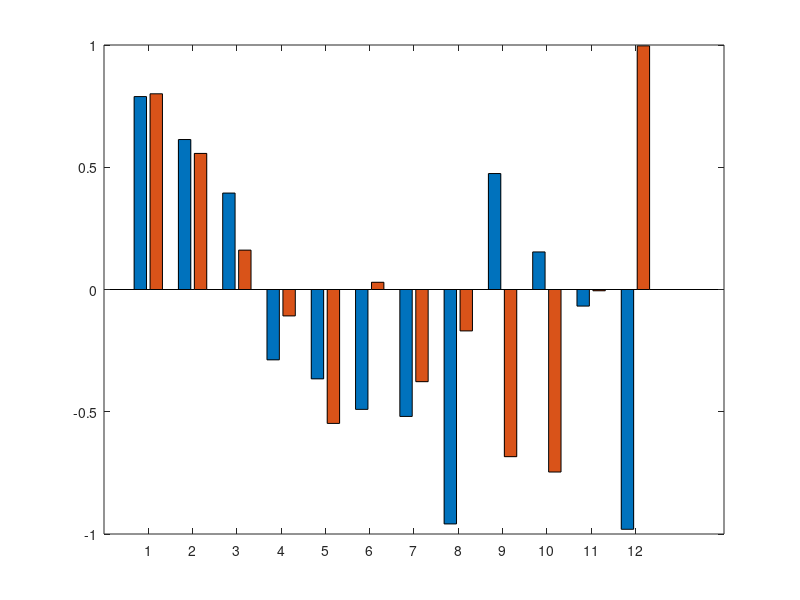

Write the MATLAB code that produced this figure. (Note: this script raises an error after producing the figure.)
function pic_fig3()

namestyle = {'$\bar{\beta}$', '$\theta_{\hat{Q}}$', '$\lambda_\beta$', '$\theta_\beta$',...
    '$\bar{\kappa}$', '$\bar{\mu}$','$\lambda_\mu$', '$\theta_\mu$', '$\nu$',...
     '$\sigma$', '$\nu_u$','$K_{\hat{Q}}$'};

%% double bar figure
p_p = load('data/PRCC/p_p.dat');
p_r = load('data/PRCC/p_r.dat');

[~,index] = sort(p_p,'descend');

s = [1,2,4,7,8,9,10,11,3,5,6,12];
index = index(s);

p_p = p_p(index);
p_r = p_r(index);


p = [p_p; p_r]';
close all
b = bar(p);

b(1).FaceColor = '#F70000';
b(1).EdgeColor = 'none';
clim([min(p(1,:)),max(p(1,:))]);

b(2).FaceColor ='#0000FB';
b(2).EdgeColor = 'none';
b(2).FaceAlpha = 1;
b(2).EdgeAlpha = 1;



grid on;
xticks(1:16);
xticklabels(namestyle(index));
ylim([-1,1]);
set(gca,'TickLabelInterpreter','latex', 'FontSize', 15);
set(gcf,'unit','centimeters','position',[7 8 32 10]);
title('Local sensitivity analysis of key parameters');
% print('Figure/fig2/PRCC','-dpng','-r600');

end
